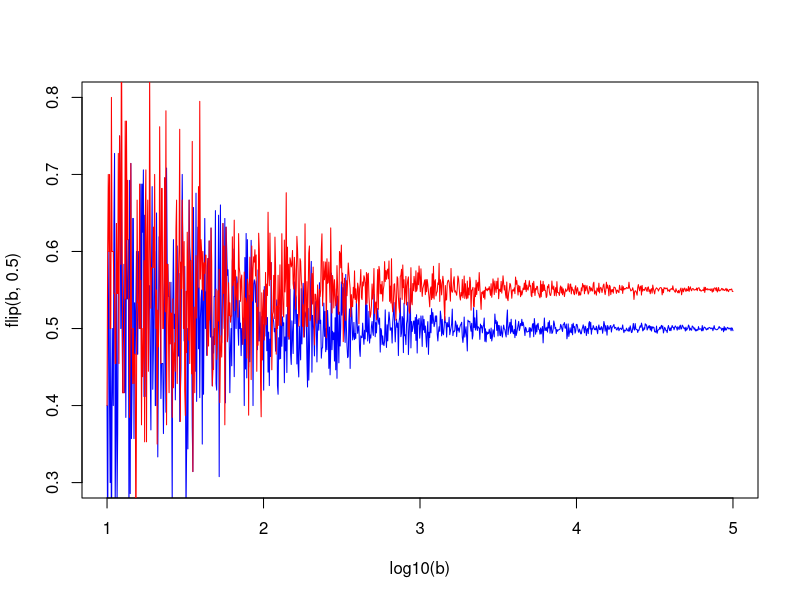
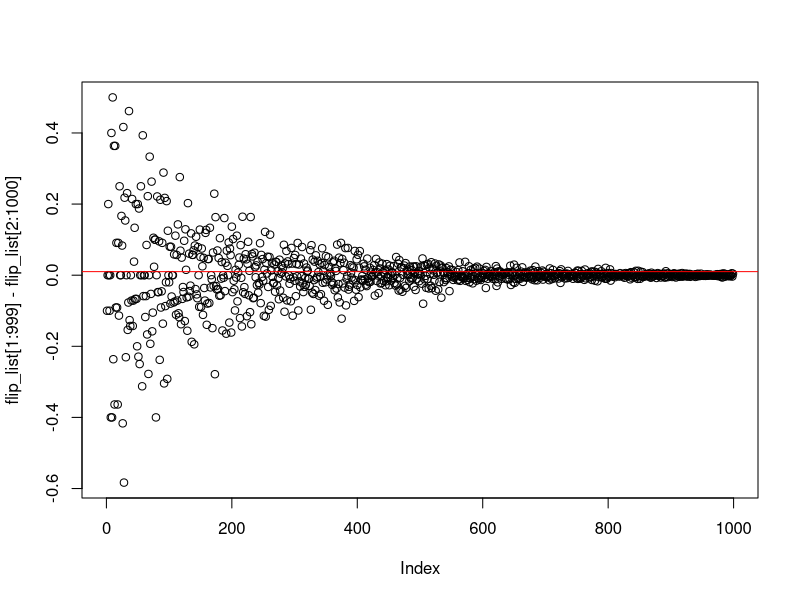
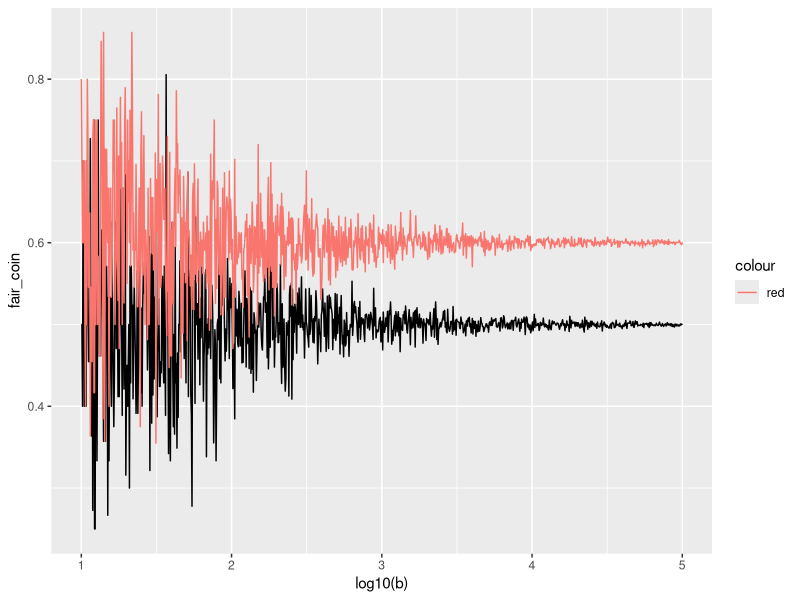
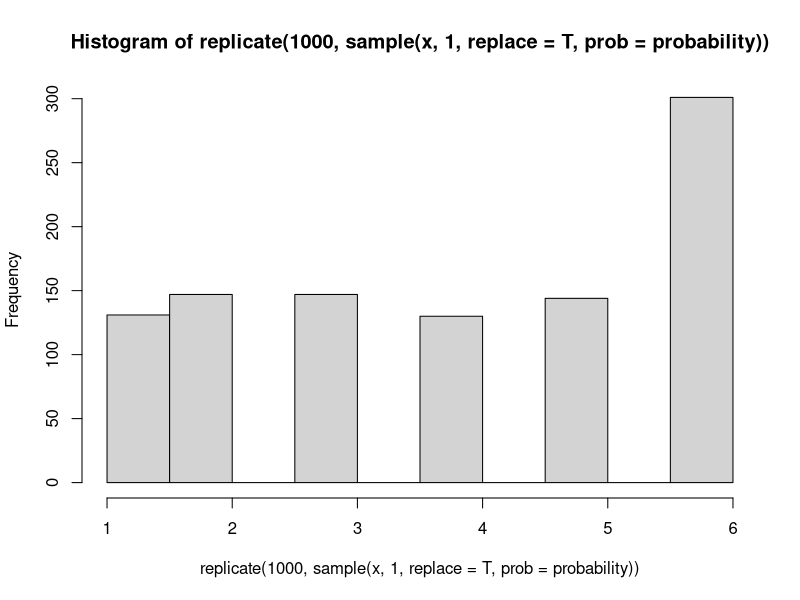

Reproduce these figures in R, in order. (Note: this script raises an error after producing the figures.)
b<-10^seq(1,5,len=1000) #creates a 1000 simulations ranging frmo 10^1 to 10^5


#flip is a funciton that takes two parameters, b and x, which are the number of simulations and the probablity of the coin with a default of .5, also known as 50/50
flip <-function(b,x=.5){
  sapply(b,                   #lapply takes a vector and then applies a function with that vector
         function(b) mean(rbinom(b,1,x)))  #rbinom is a base R function that randonly generates values based on the binomial forumla
}

plot(log10(b),flip(b,.5),type='l',col='blue',ylim = c(.3,.8))  #plot will create a graph with log10(b) as the x axes and then pots the result of the flip() function above
lines(log10(b),flip(b,.55),type='l',col='red')  #lines is like plot, but instead of creating a new plot, it overlays over top of the current plot

flip_list<-flip(b,.5)

plot(flip_list[1:999]-flip_list[2:1000])
abline(h=.01, col='red')


fair_coin<-flip(b,.5)
unfair_coin<-flip(b,.6)
df<-data.frame(fair_coin,unfair_coin)
library(ggplot2)
p<-ggplot(data=df,aes(x=log10(b),y=fair_coin))+geom_line() #makes first graph, saves to 'p'

p+ geom_line(aes(x=log10(b),y=unfair_coin,col='red')) #adds new graph to 'p'





rbinom(10,10,.5) # 10 is the number of observations while '1' is the number of trials. So, if this were 10 as well, there would a sum of 'successes' that were less than 10
dbinom(3,10,.5)  # this determines the density,  aka probability of exact outcome, so x= 3 heads out of 10, is not the cumulative 0-3 but exactly 3 for example. for cumulative, use pbinom, or sum dbinom:
sum(dbinom(3,10,.5),dbinom(2,10,.5),dbinom(1,10,.5),dbinom(0,10,.5))
pbinom(3,10,.5)




#coin_flip() does the flipping, two styles, by thumb is standard

coin_flip<-function(type = .5, bias = .1){
  rbinom(1,1,type+bias)
}
mean(replicate(100,coin_flip()))

#coin will be either unbiased or biased.  

Bag_of_coins<- c(rep(.5,9),.6) #lists 9 fair coins, one biased coin at .6
sample<-sample(Bag_of_coins,5,replace = F) #picks 5 coins randomly from bag
coin_flip(type=sample,bias=0)


#expected value
x<-c(1,2,3,4,5,6) # single dice
probability<-(c(rep(1/7,5),.2857143)) #probabilty that the dice is loaded for 6
  hist(replicate(1000,sample(x,1,replace = T,prob=probability)))
  

  x<-c(0,1) # single coin, 0=Tails
  probability<-c(.5,.5) #probabilty that the coin is fair = .5
  mean(replicate(1000,sample(x,1,replace = T,prob=probability)))
  
#simulation game
  
  
  
   
  #flip game 
  #establish players, beginning money
  Player_class<-function(s,p){
    value<-list("stash"=s,"player_name"=p)
      attr(value, "class") <- "player"
    value}
  
  flip<-function(obj){
      UseMethod("flip")
  }
  
  flip.default<-function(obj,p=.5){
    value<-rbinom(1,1,p)
    value
  }
  
  flip.player<-function(obj,p=.5){
    value<-rbinom(1,1,p)
    value
  }
  
  p1<-Player_class(10,'p1')
  p2<-Player_class(10,'p2')
  
  flip(p1)  #this is a method, a function, called for player1 'p1' where rbinom produces a coint toss
  #questions: how to modify probablity from default of .5?
  # 
  
  n<-2  #number of players
  
  for (i in 1:n){print(i)}
  
  
  
  p1<-10;p2<-10
  #player_stash <- 10
  # 1. 
  bet_options<-c(1,2,3)
  bet<-sample(bet_options,1)
  
  #4 determine winner or loser
  #     person who flips calls h/t
  call_coin<-sample(c(1,0),1)
  ifelse(call_coin==1,print("I call heads"),print("I call tails"))
  
  
  #flip coin
      flip<-rbinom(1,1,.5)
      ifelse(flip==1,print("Heads"),print("Tails"))
  if(call_coin - flip==0){
    p1<-p1+bet
    p2<-p2-bet
    }else{
       p1<-p1-bet
       p2<-p2+bet}
      
  # if call - flip  != 0 then non caller wins
  # winner has their stash += bet
  # loser has tehir stash reduced -= bet
  
  
  
  #sample from 
      
      
      
      
      
      
      
      
      
      
      
      
      
      
      
################
      #object oriented Programming#
library(R6)

      Player<-R6Class("Player",
                      public = list(
                        name = NULL,
                        stash = NULL,
                        betting_style = NULL,
                        initialize = function(name = NA, stash = NA, betting_style = 2) {
                          self$name <- name  #these functions will be called upon intitializing new objects
                          self$stash <- stash
                          self$betting_style<-betting_style
                          self$greet()
                          },
                        set_stash = function(val) {
                          self$stash <- val
                        },
                        greet = function() {
                          cat(paste0("Hello, my name is ", self$name, ".\n"))
                          cat(paste0("My stash of chips is ", self$stash, ".\n"))
                          cat(paste0("My style of betting is ", self$betting_style, ".\n"))
                        },
                        call_coin = function(){
                          call<-ifelse(sample(c(1,0),1)==1,'Heads!','Tails!')
                          cat(paste0("I call ",call,"\n"))
                        },
                        flip_coin = function(){
                          #validate that bet of 'heads or tails' has occured
                          #if (call)
                            flip<-rbinom(1,1,.5)
                          ifelse(flip==1,flip<-"Heads",flip<-"Tails")
                          flip
                        }#,
                        #make_bet<-function(player){
                        #  call_coin()
                        
                        #  }
                        
                      )
      )
p1<-Player$new("Brian",10,3)      
p2<-Player$new("Julie",10)      
      
# the following game should take 2 players and let them flip a coin after call heads/tails.  
# Two mirror a real word 2 minute round of several bets, 
#a minimum of 4 bets can occur and a limit of 15...
#assumes one could only make 15 bets in 2 minutes,  and a min of 4 bets
Betting_Game<-R6Class('Betting_Game',
                            
                      public = list(
                        name = NULL,
                        outcome = NULL,
                        
                        initialize = function(name = NA, outcome = NA) {
                          self$name <- name  #these functions will be called upon intitializing new objects
                          self$outcome <- outcome
                          self$greet()
                        },
                        greet = function() {
                          cat(paste0("Hello, would you like to play a game?","\n"))
                        },
                        bet<-function(p1,p2){  #take 2 players
                          player1<-p1
                          player2<-p2
                          makes_call<-sample(c(player1,player2),1)
                          cat(makes_call[[1]]$name," gets to make the call")
                          
                        }
                        )
)
                      
game1<-Betting_Game$new("game 1")
